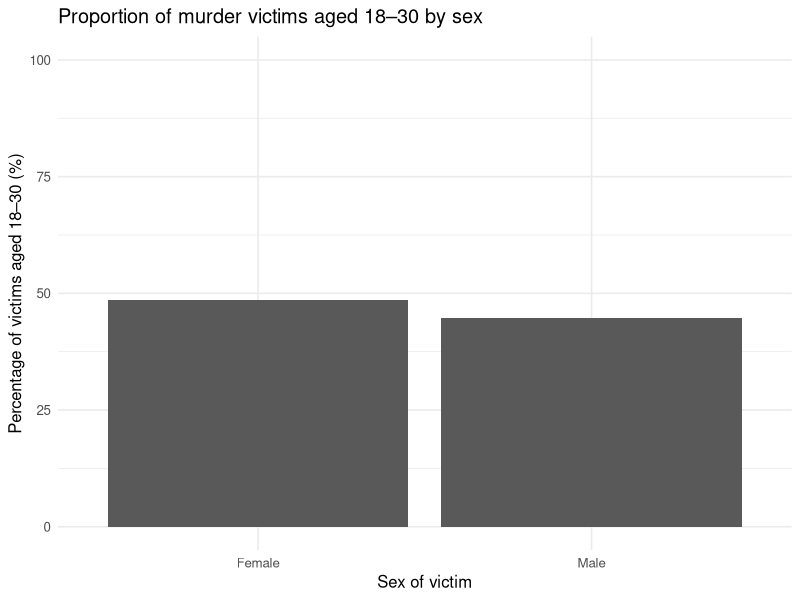
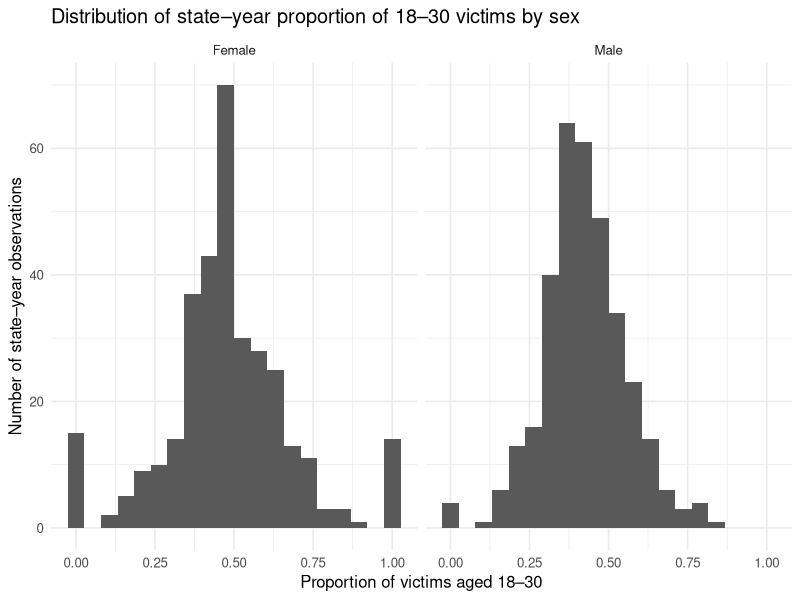

The R source for these figures, in order:

library(readr)
library(dplyr)
library(ggplot2)
library(tidyr)

data <- read_csv("32_Murder_victim_age_sex.csv")

head(data)
str(data)

data <- data %>%
  mutate(
    Sex = case_when(
      grepl("Female", Group_Name, ignore.case = TRUE) ~ "Female",
      grepl("Male",   Group_Name, ignore.case = TRUE) ~ "Male",
      TRUE ~ NA_character_
    )
  ) %>%
  filter(!is.na(Sex))   # keep only Male/Female rows

age_cols <- c(
  "Victims_Above_50_Yrs",
  "Victims_Upto_10_15_Yrs",
  "Victims_Upto_10_Yrs",
  "Victims_Upto_15_18_Yrs",
  "Victims_Upto_18_30_Yrs",
  "Victims_Upto_30_50_Yrs"
)

data <- data %>%
  mutate(across(
    all_of(age_cols),
    ~ as.numeric(ifelse(. %in% c("NULL", "", "NA"), NA, .))
  ))

str(data)


totals_by_sex <- data %>%
  group_by(Sex) %>%
  summarise(
    young_18_30   = sum(Victims_Upto_18_30_Yrs, na.rm = TRUE),
    total_victims = sum(Victims_Total,          na.rm = TRUE),
    .groups = "drop"
  ) %>%
  mutate(
    other_ages     = total_victims - young_18_30,
    prop_young     = young_18_30 / total_victims,
    prop_young_pct = 100 * prop_young
  )

totals_by_sex  

cont_table <- as.matrix(totals_by_sex[, c("young_18_30", "other_ages")])
rownames(cont_table) <- totals_by_sex$Sex
colnames(cont_table) <- c("Age_18_30", "Other_ages")

cont_table

chisq_result <- chisq.test(cont_table)
chisq_result    # report X-squared, df, and p-value

ggplot(totals_by_sex, aes(x = Sex, y = prop_young_pct)) +
  geom_col() +
  labs(
    title = "Proportion of murder victims aged 18–30 by sex",
    x     = "Sex of victim",
    y     = "Percentage of victims aged 18–30 (%)"
  ) +
  ylim(0, 100) +
  theme_minimal(base_size = 12)

state_props <- data %>%
  group_by(Area_Name, Year, Sex) %>%
  summarise(
    young_18_30   = sum(Victims_Upto_18_30_Yrs, na.rm = TRUE),
    total_victims = sum(Victims_Total,          na.rm = TRUE),
    .groups = "drop"
  ) %>%
  mutate(
    prop_young = young_18_30 / ifelse(total_victims == 0, NA, total_victims)
  ) %>%
  filter(!is.na(prop_young))

ggplot(state_props, aes(x = prop_young)) +
  geom_histogram(bins = 20) +
  labs(
    title = "Distribution of state–year proportion of 18–30 victims by sex",
    x     = "Proportion of victims aged 18–30",
    y     = "Number of state–year observations"
  ) +
  facet_wrap(~ Sex) +
  theme_minimal(base_size = 12)

